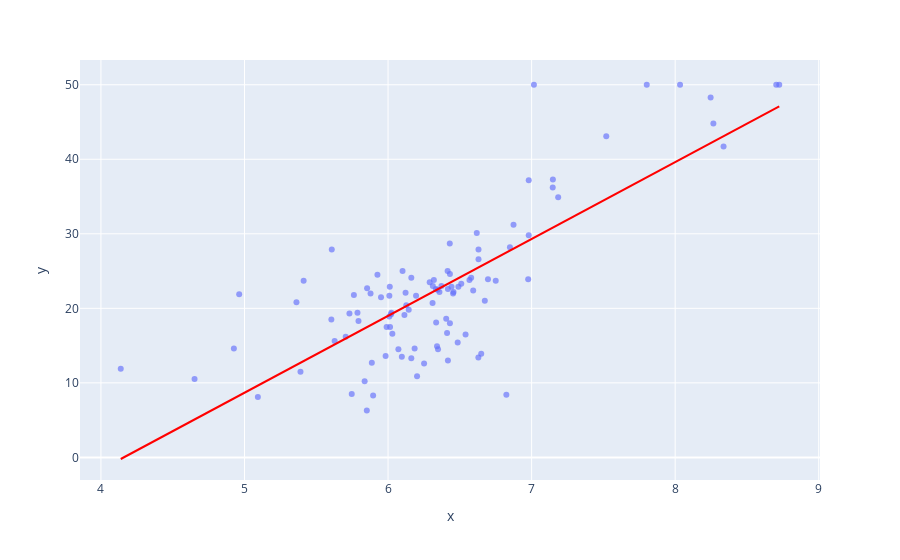

Source (notebook cell):
### Markdown cell above
Erreichte Erfolgsmetrik von mindestens 66% erreicht.

### Code cell
px.scatter(x=X_test['RM'], y=y_test, opacity=0.65, 
                trendline='ols', trendline_color_override='red')
